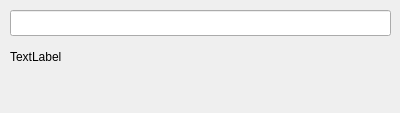
<?xml version="1.0" encoding="UTF-8"?>
<ui version="4.0">
 <class>ApplyStyleDialog</class>
 <widget class="QDialog" name="ApplyStyleDialog">
  <property name="geometry">
   <rect>
    <x>0</x>
    <y>0</y>
    <width>400</width>
    <height>113</height>
   </rect>
  </property>
  <property name="windowTitle">
   <string>Dialog</string>
  </property>
  <widget class="QLabel" name="label">
   <property name="geometry">
    <rect>
     <x>10</x>
     <y>50</y>
     <width>381</width>
     <height>51</height>
    </rect>
   </property>
   <property name="text">
    <string>TextLabel</string>
   </property>
   <property name="alignment">
    <set>Qt::AlignLeading|Qt::AlignLeft|Qt::AlignTop</set>
   </property>
  </widget>
  <widget class="QLineEdit" name="lineEdit">
   <property name="geometry">
    <rect>
     <x>10</x>
     <y>10</y>
     <width>381</width>
     <height>26</height>
    </rect>
   </property>
  </widget>
 </widget>
 <resources/>
 <connections/>
</ui>
